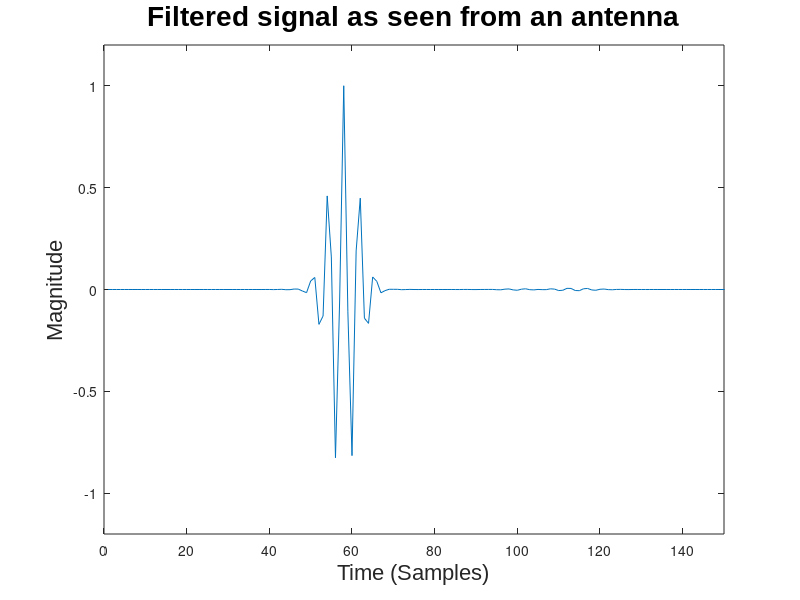

The MATLAB source for this figure:
%close all
clear
%Parameters
Nx = 16; %number of X antennas
Ny = 16; %number of Y antennas
Nt = 16; %temporal Filter Order
Ns = 170; %number of time samples
ts = (1:Ns)';   
delay = 50; %delay for original generated signal
psi = 45*pi/180; %elevation
phi = 45*pi/180; %azimuth
eps = 5*pi/180;  %fan angle
wm = pi; %Cut off frequency for filters
omega0=0.5*pi; %frequency cutoff
AA=0.05; % bandwidth of the signal
intpsi = 85*pi/180; %interference elevation
intphi = 5*pi/180; %interference azimuth
intde = 100; %delay for interference signal
intomeg = 0.5*pi; %frequency cutoff for interference
intbw = 0.03; %bandwidth interference
Wbs = 16; % Signal bit Width
Fbs = 13; % signal fractional bit position
Wb = 16; %filter bit width filter
Fb = 13; %filter fractional bit position

% signal generation or creating the signal
sigTime=zeros(Nt,Nt,Ns); %initialises the signal

% Computing the 3D received signal.
for n1=1:Nx % spatial domain x
    for n2=1:Ny % Spatial domain y
        for n3=1:Ns % Time domain
            %kk creates the line, w(n1,n2,n3) create a gaussian signal
            kk=sin(psi)*cos(phi)*n1 + sin(psi)*sin(phi)*n2 + n3-delay; % This is the 3D direction cosine argument
            sigTime(n1,n2,n3) = cos(omega0*kk)*exp(-AA*kk^2); % 3D signal %% 100 is the delay in time
        end
    end
end
sigFreq = fftshift(fftn(sigTime));
sigFreq = sigFreq/max(max(max(abs(sigFreq)))); % Normalisation

%creating the filter
elv = pi/2 - atan(sin(psi));
azi = phi;
theta_x = acos(cos(elv)*cos(azi));
theta_y = atan(tan(elv)/sin(azi));

a = tan(theta_x - eps);
b = tan(theta_x + eps);
c = tan(theta_y - eps);
d = tan(theta_y + eps);

hn1n3 = zeros(Nx,Nt);
hn2n3 = zeros(Ny,Nt);

for n1 = 1:Nx;
    x=(n1-Nx/2);
    for n3 = 1:Nt;
        z=(n3-Nt/2);
        if x == 0 && z ==0
            hn1n3(n1,n3) = ((b-a)*wm^2)/(4*a*b*pi^2);
        elseif x ~= 0 && ((x/a)+z) ~= 0 && ((x/b)+z) ~= 0
            hn1n3(n1,n3) = (1/(2*x*pi^2)) * ((1-cos(wm*((x/a)+z)))/((x/a)+z) - ((1-cos(wm*((x/b)+z)))/((x/b)+z)));
        elseif ((x/b)+z) == 0 && ((x/a)+z) ~= 0;
            hn1n3(n1,n3) = (1/(2*x*pi^2))*((1-cos(wm*((x/a)+z)))/((x/a)+z));
        elseif ((x/b)+z) ~= 0 && ((x/a)+z) == 0;
            hn1n3(n1,n3) = (1/(2*x*pi^2))*(-(1-cos(wm*((x/b)+z)))/((x/b)+z));
        elseif x == 0 && z ~= 0
            hn1n3(n1,n3) = ((b-a)/(2*a*b*pi^2*z^2)) * (cos(wm*z) + wm*z*sin(wm*z)-1);
        end
    end
end

for n2 = 1:Ny;
    y=(n2-Ny/2);
    for n3 = 1:Nt;
        z=(n3-Nt/2);
        if y == 0 && z ==0
            hn2n3(n2,n3) = ((d-c)*wm^2)/(4*c*d*pi^2);
        elseif y ~= 0 && ((y/c)+z) ~= 0 && ((y/d)+z) ~= 0
            hn2n3(n2,n3) = (1/(2*y*pi^2)) * ((1-cos(wm*((y/c)+z)))/((y/c)+z) - ((1-cos(wm*((y/d)+z)))/((y/d)+z)));
        elseif ((y/d)+z) == 0 && ((y/c)+z) ~= 0;
            hn2n3(n2,n3) = (1/(2*y*pi^2))*((1-cos(wm*((y/c)+z)))/((y/c)+z));
        elseif ((y/d)+z) ~= 0 && ((y/c)+z) == 0;
            hn2n3(n2,n3) = (1/(2*y*pi^2))*(-(1-cos(wm*((y/d)+z)))/((y/d)+z));
        elseif y == 0 && z ~= 0
            hn2n3(n2,n3) = ((d-c)/(2*c*d*pi^2*z^2)) * (cos(wm*z) + wm*z*sin(wm*z)-1);
        end
    end
end
%Normailising
hw1w3 = fftshift(fft2(hn1n3));
hw2w3 = fftshift(fft2(hn2n3));
hw1w3 = hw1w3/max(max(abs(hw1w3)));
hw2w3 = hw2w3/max(max(abs(hw2w3)));
% figure
% mesh(abs(hw1w3));
% title('Fan Filter Hn1n3 in frequency domain');
% 
d3hw1w3 = zeros(Nx,Ny,Nt);
d3hw2w3 = zeros(Nx,Ny,Nt);
for y = 1:size(hn2n3,1);
    d3hw1w3(:,y,:) = hw1w3(:,:);
end
for x = 1:size(hn1n3,1);
    d3hw2w3(x,:,:) = hw2w3(:,:);
end
hw1w2w3 = d3hw1w3.*d3hw2w3;

%Adding interference to see if filter works
timeinter = zeros(Nt,Nt,Ns);
for n1=1:Nx % spatial domain x
    for n2=1:Ny % Spatial domain y
        for n3=1:Ns % Time domain
            %kk creates the line, w(n1,n2,n3) create a gaussian signal
            kk=sin(intpsi)*cos(intphi)*n1 + sin(intpsi)*sin(intphi)*n2 + n3-intde; % This is the 3D direction cosine argument
            timeinter(n1,n2,n3) = cos(intomeg*kk)*exp(-intbw*kk^2); % 3D signal %% 100 is the delay in time
        end
    end
end
freqinter = fftshift(fftn(timeinter));
freqinter = freqinter/max(max(max(abs(freqinter)))); % Normalisation

%Combining both
sigwintti = sigTime + timeinter;
sigwintfr = freqinter + sigFreq;

% w1=((-pi+2*pi/Nx):2*pi/Nx:pi);
% w2=((-pi+2*pi/Ny):2*pi/Ny:pi);
% w3=((-pi+2*pi/(Ns)):2*pi/(Ns):pi);
% [W1,W2,W3] = meshgrid(w1,w2,w3);
% figure
% p = patch(isosurface(W1,W2,W3, abs(sigwintfr),0.5));
% isonormals(W1,W2,W3, abs(sigwintfr), p)
% set(p, 'FaceColor', 'red', 'EdgeColor', 'none');
% %daspect([1 1 1])
% axis([-pi pi -pi pi -pi pi])
% view(-47,12);
% grid on
% camlight; lighting phong
% title('3D frequency spectrum','fontsize',20,'FontName','arial')
% box on
% hold on
% w1=((-pi+2*pi/Nx):2*pi/Nx:pi);
% w2=((-pi+2*pi/Ny):2*pi/Ny:pi);
% w3=((-pi+2*pi/(Nt)):2*pi/(Nt):pi);
% [W1,W2,W3] = meshgrid(w1,w2,w3);
% f = patch(isosurface(W1,W2,W3, (abs(hw1w2w3).^2), 0.1),'FaceAlpha',.35);
% isonormals(W1,W2,W3, abs(hw1w2w3), f);
% set(f, 'FaceColor', 'blue', 'EdgeColor', 'none');
% xlabel('\omega_{1} Spatial');
% ylabel('\omega_{2} Spatial');
% zlabel('\omega_{3} Temporal');


% figure
% contour(abs(hw1w2w3(:,:,(3*Nt/4))));
% hold on
% contour(abs(sigFreq(:,:,(3*Ns/4))));
% title('Contour Slice at pi/2 matching filter to signal DoA in Frequency Domain');
% 


%Interference signal as seen from last antenna
% figure
% plot(squeeze(sigwintti(Nx,Ny,:)));
% title('Signal seen at last antenna','fontsize',20,'FontName','arial');
% axis([0 150 -1.2 1.2]);
% xlabel('Time (Samples)','fontsize',16,'FontName','arial');
% ylabel('Magnitude','fontsize',16,'FontName','arial');
% figure
% mesh(abs(sigwintfr(:,:,round((3*Ns/4)))));
% title('Interference and Desired signal at slice pi/2');
% xlabel('Spatial Dimension N_1');
% ylabel('Spatial Dimension N_2');


%filtering the interference out
% freq_output = hw1w2w3.*sigwintfr;
% figure
% mesh(abs(freq_output(:,:,(3*Ns/4))));
% title('Frequency filtering output');

%signal flow graph
%padding the signal with zero condition zeros by length of temportal order filter - 1
prefilt_sigti = cat(3,zeros(size(hn1n3,1), size(hn1n3,2), (size(hn1n3,2)-1)), sigwintti);

p_t = zeros(size(hn1n3,1), size(hn1n3,2));
for t = size(hn1n3,2):size(prefilt_sigti,3);
    for y = 1:size(prefilt_sigti,2);
        h_1 = 0;
        for Nct = 1:size(hn1n3,2);
            for x = 1:size(prefilt_sigti,1);
                tmp = prefilt_sigti(x,y,(t-(Nct-1))) * hn1n3(x,size(hn1n3,2)-(Nct-1));
                h_1 = h_1 + tmp;
            end
        end
        p_t(y,t-(size(hn1n3,2)-1)) = h_1;
    end
end
time_output = zeros(size(p_t,2),1);
prefilt_p_t = cat(2,zeros(size(hn2n3,1), size(hn2n3,2)-1), p_t);
for t = size(hn2n3,2):size(prefilt_p_t,2);
    h_2 = 0;
    for Nct = 1:size(hn2n3,2);
        for y = 1:size(hn2n3,1);
            tmp = prefilt_p_t(y,(t-(Nct-1))) * hn2n3(y,size(hn2n3,2)-(Nct-1));
            h_2 = h_2 + tmp;
        end
    end
    time_output(t-(size(hn2n3,2)-1)) = h_2;
end

% figure
% mesh(p_t);
% title('Filtered first stage signal in time domain');
% figure
% mesh(abs(fftshift(fftn(p_t))));
% title('Frequency Mesh of first stage signal from time domain');
figure
plot(time_output/(max(time_output)));
title('Filtered signal as seen from an antenna','fontsize',20,'FontName','arial');
xlabel('Time (Samples)','fontsize',16,'FontName','arial');
ylabel('Magnitude','fontsize',16,'FontName','arial');
axis([0 150 -1.2 1.2]);

%%% Adjustments and allocations for verilog implementation
sig_input = sigwintti;
%sig_input = squeeze(sigwintti(:,8,:))';